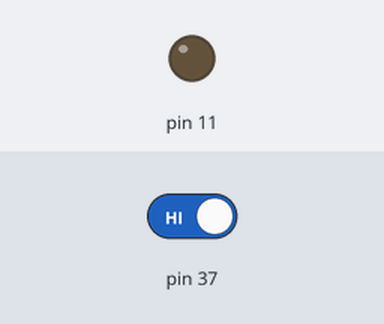
Simulated run of this program. Board: Raspberry Pi (header pin numbers). Parts: output pins drawn as LEDs (lit = HIGH). The test bench sets the inputs (shaded band); at power-on: pin 37 HIGH. The clock reads 2024-03-15 10:24:30 at power-on unless the program sets it; random numbers come from a fixed seed; what the program prints to the terminal is not drawn.

Above: at 1.2 s.
1.3 s: pin 37 driven LOW
12.0 s: pin 37 driven HIGH
At 23.4 s:
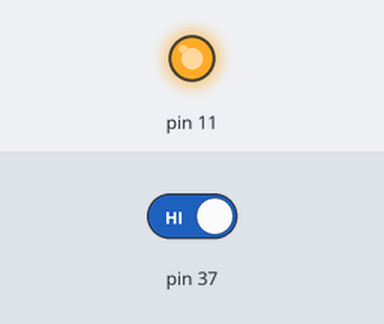
Timing chart, 0 to 26.0 s (numbered marks = the images above; inputs shaded):
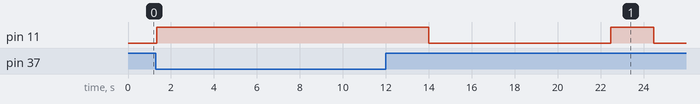

The program:

react.py
```python
import RPi.GPIO as GPIO
import time
import random
from datetime import datetime

# 指定编号规则为BOARD
GPIO.setmode(GPIO.BOARD)

# 设置输 出 状态的GPIO
GPIO.setup(11, GPIO.OUT)
# 设置输 入 状态的GPIO
GPIO.setup(37, GPIO.IN)

# 11号引脚输出低电平
GPIO.output(11, GPIO.LOW)
random.seed()


try:
    while True:
        # 随机休眠指定时间
        time.sleep(random.random() * 10)
        # 获取当前时间
        start = datetime.now()
        # 11号引脚输出高电平，LED灯被点亮
        GPIO.output(11, True)
        # 检测37号引脚信号是否发生变化
        while not GPIO.input(37):
            pass
        print('你的反应时间是：', (datetime.now() - start).total_seconds())
        time.sleep(2.0)
        print('下次测试即将开始!')

        # 11号引脚输出低电平
        GPIO.output(11, False)
except Exception as e:
    print(e)

# 清理占用的GPIO资源
GPIO.cleanup()
```

Measured:
- after the input at 12.0 s, pin 11: HIGH → LOW after 2.0 s, → HIGH 8.5 s later, → LOW 2.0 s later
